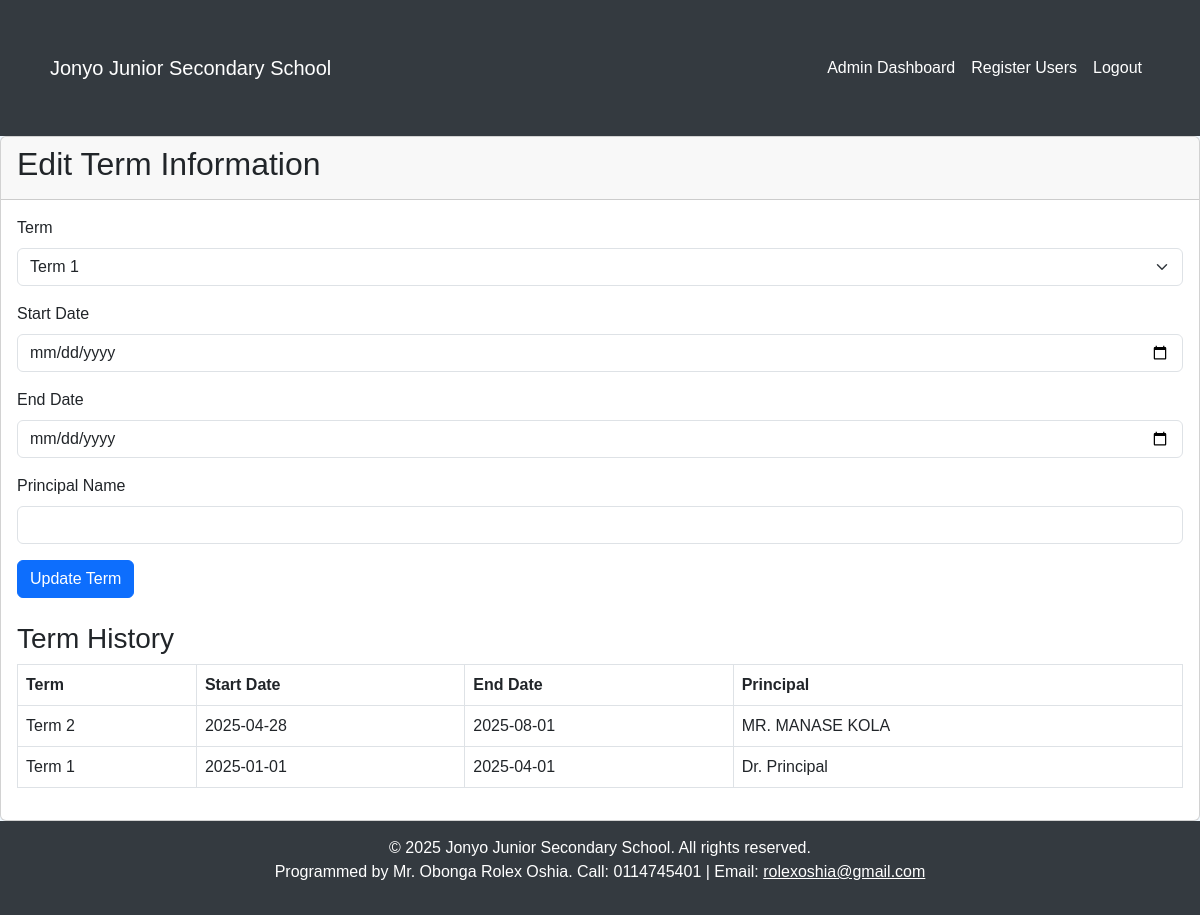
The app's page /edit_term (signed in) with its own data.
### tables this page shows
CREATE TABLE term_info (
        id INTEGER PRIMARY KEY AUTOINCREMENT,
        term TEXT,
        start_date TEXT,
        end_date TEXT,
        principal_name TEXT,
        is_active INTEGER DEFAULT 0
    );

### app.py (the view, shortened to what this page needs)
@app.route('/edit_term', methods=['GET', 'POST'])
def edit_term():
    if 'role' not in session or session['role'] != 'admin':
        return redirect(url_for('login'))
    conn = sqlite3.connect('jonyo_school.db')
    c = conn.cursor()
    c.execute("SELECT term, start_date, end_date, principal_name FROM term_info ORDER BY id DESC")
    term_info = c.fetchall()
    conn.close()
    return render_template('edit_term.html', term_info=term_info)

### app.py (called while the page is built, shortened)
@app.context_processor
def inject_tokens():
    delete_token = hashlib.md5(f"{current_user.id if current_user.is_authenticated else 'guest'}{app.config['SECRET_KEY']}{int(time.time())//3600}".encode()).hexdigest()
    return dict(delete_token=delete_token, csrf_token=lambda: session.get('csrf_token', ''))

@login_manager.user_loader
def load_user(user_id):
    try:
        conn = sqlite3.connect('jonyo_school.db')
        c = conn.cursor()
        c.execute("SELECT id, username, role, full_name FROM users WHERE id=?", (user_id,))
        user_data = c.fetchone()
        if user_data:
            session['role'] = user_data[2]
            session['full_name'] = user_data[3]
            conn.close()
            return User(user_data[0], user_data[1], user_data[2], user_data[3])
    except sqlite3.Error as e:
        logging.error(f"Database error in load_user for user_id {user_id}: {str(e)}")
        return None

### templates/edit_term.html (shortened to what this page needs)
{% extends "base.html" %}
{% block content %}
<div class="card">
    <div class="card-header">
        <h2>Edit Term Information</h2>
    </div>
    <div class="card-body">
        <form method="POST">
            <div class="mb-3">
                <label for="term" class="form-label">Term</label>
                <select class="form-select" id="term" name="term" required>
                    <option value="Term 1">Term 1</option>
                </select>
            </div>
            <div class="mb-3">
                <label for="start_date" class="form-label">Start Date</label>
                <input type="date" class="form-control" id="start_date" name="start_date" required>
            </div>
            <div class="mb-3">
                <label for="end_date" class="form-label">End Date</label>
                <input type="date" class="form-control" id="end_date" name="end_date" required>
            </div>
            <div class="mb-3">
                <label for="principal_name" class="form-label">Principal Name</label>
                <input type="text" class="form-control" id="principal_name" name="principal_name" required>
            </div>
            <button type="submit" class="btn btn-primary">Update Term</button>
        </form>
        <h3 class="mt-4">Term History</h3>
        <table class="table table-bordered">
            <thead>
                <tr>
                    <th>Term</th>
                    <th>Start Date</th>
                    <th>End Date</th>
                    <th>Principal</th>
                </tr>
            </thead>
            <tbody>
                {% for term in term_info %}
                    <tr>
                        <td>{{ term[0] }}</td>
                        <td>{{ term[1] }}</td>
                        <td>{{ term[2] }}</td>
                        <td>{{ term[3] }}</td>
                    </tr>
                {% endfor %}
            </tbody>
        </table>
    </div>
</div>
{% endblock %}

### templates/base.html (style rules this page uses)
body { background-color: #f0f8ff; font-family: Arial, sans-serif; }

### records on screen
term_info: term "Term 2", start_date "2025-04-28", end_date "2025-08-01", principal_name "MR. MANASE KOLA"
term_info: term "Term 1", start_date "2025-01-01", end_date "2025-04-01", principal_name "Dr. Principal"

### other values on screen
{{ current_year|default(2025) }} "2025"
